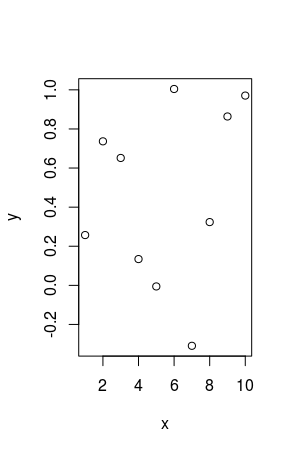

Write R code to recreate this figure.
x <- 1:10
y <- rnorm(10)

plot(x,y)
fit <- lm(y ~ x)
